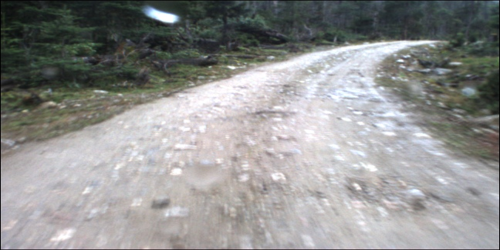
#> input picture data/imgs/0618.png, 500 x 250 px
$ python naiveBayes_notGNB.py
#> lines starting #> are read from the running program, lines starting #| are printed output that depends on the picture; after the words box and inside, x2 and y2 are one past the last pixel; in counts of white or black regions, pixels touching at a corner belong together
import cv2
import numpy as np
from sklearn.metrics import accuracy_score, precision_score, recall_score, confusion_matrix
import matplotlib.pyplot as plt


# Load image and mask
image_bgr = cv2.imread('../../data/imgs/0618.png')
#> image_bgr is the input picture: shape (250, 500, 3); mean B, G, R 143.9, 144.9, 144.5
image_rgb = cv2.cvtColor(image_bgr, cv2.COLOR_BGR2RGB)
mask = cv2.imread('../../data/imgs/mask0618.png', cv2.IMREAD_GRAYSCALE)
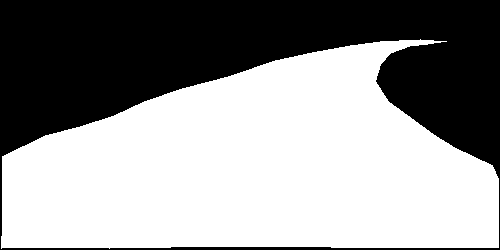
#> input picture data/imgs/mask0618.png, 500 x 250 px
#> mask: shape (250, 500); 58.7% white; 1 black region, box (x1, y1, x2, y2) and area: (0, 0, 500, 250) 51618

# Set binary labels for mask (1 for road, 0 for non-road)
Y = mask.flatten()
Y = np.where(Y > 128, 1, 0)

# Define parameters for foreground (road) and background (non-road) based on prior knowledge or statistics
foreground_params = {
    'mean_rgb': np.array([150, 150, 150]),
    'std_rgb': np.array([20, 20, 20]),
    'mean_hsv': np.array([90, 60, 60]),
    'std_hsv': np.array([15, 15, 15]),
    'mean_lab': np.array([145, 128, 128]),
    'std_lab': np.array([10, 10, 10])
}

background_params = {
    'mean_rgb': np.array([60, 60, 60]),
    'std_rgb': np.array([10, 10, 10]),
    'mean_hsv': np.array([0, 0, 50]),
    'std_hsv': np.array([10, 10, 10]),
    'mean_lab': np.array([80, 128, 128]),
    'std_lab': np.array([10, 10, 10])
}


# Function to calculate probability for each color channel in a block given the mean and std deviation
def calculate_probability(block, mean, std):
    # Convert mean and std to numpy arrays to avoid issues with sequence multiplication
    mean = np.array(mean)
    std = np.array(std)

    # Calculate the Gaussian probability for each channel in the block
    prob_rgb = np.exp(-0.5 * ((block - mean) / std) ** 2) / (std * np.sqrt(2 * np.pi))
    return np.prod(prob_rgb)  # Use np.prod to multiply across RGB channels


# Bayesian segmentation function
def bayesian_segment(image, fg_params, bg_params, block_size=5):
#> called with block_size = 5
    height, width, _ = image.shape
#> height = 250; width = 500
    segmented_image = np.zeros((height, width), dtype=np.uint8)

    for i in range(0, height - block_size + 1):
        for j in range(0, width - block_size + 1):
            # Extract block
            block = image[i:i + block_size, j:j + block_size]

            # Compute mean and variance of RGB, HSV, and LAB for the block
            mean_rgb = np.mean(block, axis=(0, 1))
            var_rgb = np.var(block, axis=(0, 1))
            mean_hsv = np.mean(cv2.cvtColor(block, cv2.COLOR_RGB2HSV), axis=(0, 1))
            var_hsv = np.var(cv2.cvtColor(block, cv2.COLOR_RGB2HSV), axis=(0, 1))
            mean_lab = np.mean(cv2.cvtColor(block, cv2.COLOR_RGB2LAB), axis=(0, 1))
            var_lab = np.var(cv2.cvtColor(block, cv2.COLOR_RGB2LAB), axis=(0, 1))

            # Calculate probability for foreground
            p_fg_rgb = calculate_probability(mean_rgb, fg_params['mean_rgb'], fg_params['std_rgb'])
            p_fg_hsv = calculate_probability(mean_hsv, fg_params['mean_hsv'], fg_params['std_hsv'])
            p_fg_lab = calculate_probability(mean_lab, fg_params['mean_lab'], fg_params['std_lab'])
            p_fg = p_fg_rgb * p_fg_lab

            # Calculate probability for background
            p_bg_rgb = calculate_probability(mean_rgb, bg_params['mean_rgb'], bg_params['std_rgb'])
            p_bg_hsv = calculate_probability(mean_hsv, bg_params['mean_hsv'], bg_params['std_hsv'])
            p_bg_lab = calculate_probability(mean_lab, bg_params['mean_lab'], bg_params['std_lab'])
            p_bg = p_bg_rgb * p_bg_lab

            # Decide class based on maximum posterior probability
            label = 1 if p_fg > p_bg else 0
            segmented_image[i + block_size // 2, j + block_size // 2] = label * 255
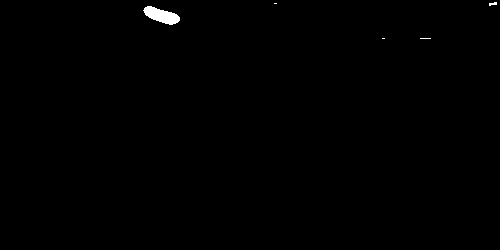
#> segmented_image: shape (250, 500); 0.35% white; 5 white regions (3 under 20 px), largest, box (x1, y1, x2, y2) and area: (143, 6, 180, 25) 404, (489, 2, 497, 6) 21

    return segmented_image


# Segment the image using the Bayesian approach
#> (the run stopped early here; a loop or call above may not have finished)
